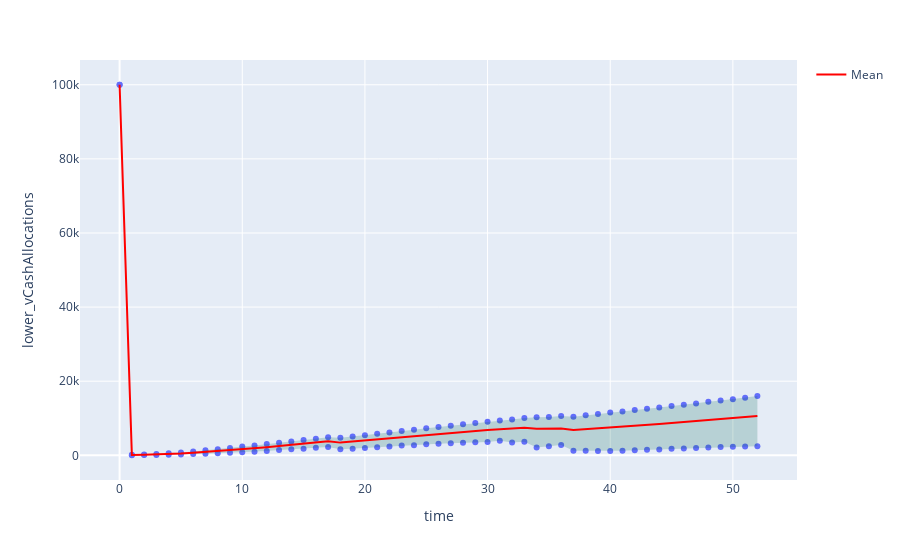

Source (notebook cell):
### Code cell
analyzer.plot_ci(name='vCashAllocations', time_col='time', scenario_col='scenario',filter=None, col_names=['scenario', 'time'], confidence=.9, inline_plot=True)
